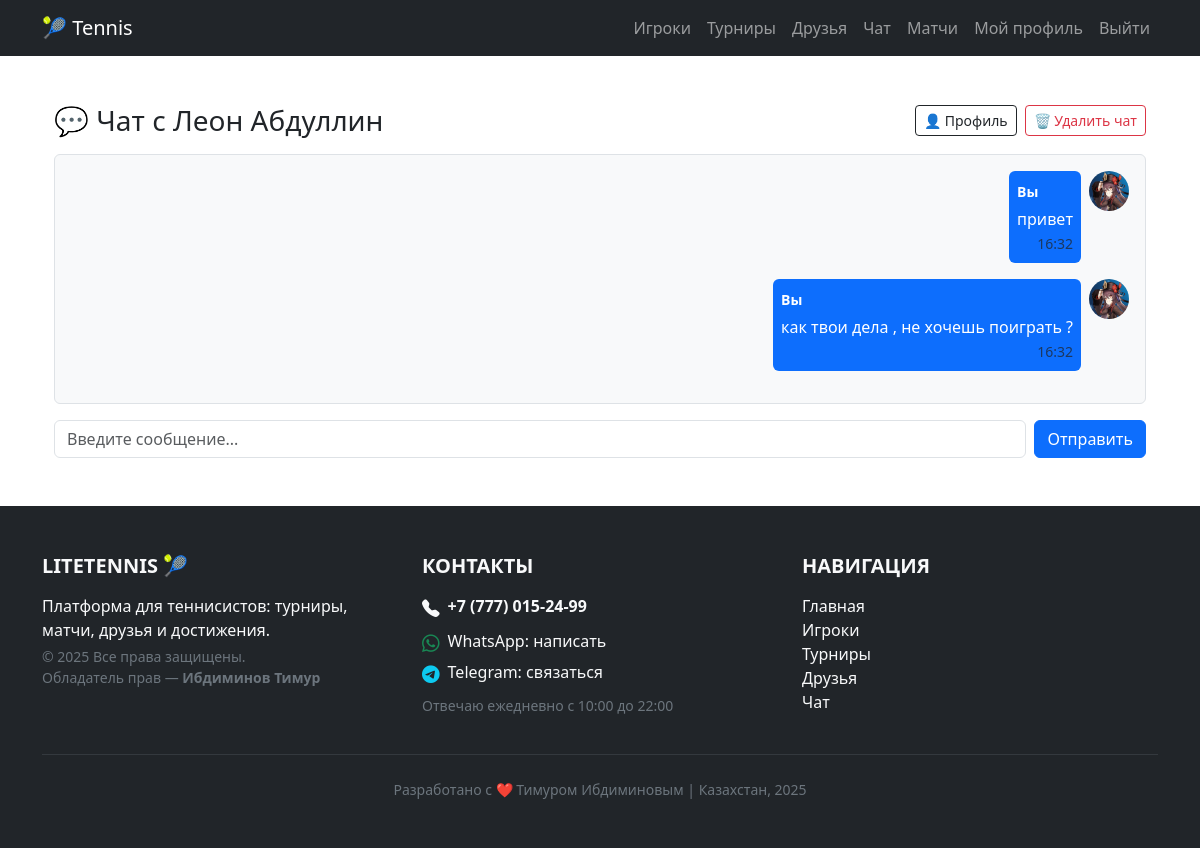
The app's page /chat/3/ (signed in) with its own data.
### players/models.py (models this page shows, shortened)
class Player(models.Model):
    user = models.OneToOneField(
        User,
        on_delete=models.CASCADE,
        related_name="player_profile",
        blank=True,
        null=True,
    )
    first_name = models.CharField("Имя", max_length=50)
    last_name = models.CharField("Фамилия", max_length=50)
    age = models.PositiveIntegerField("Возраст")
    level = models.CharField("Уровень NTRP", max_length=50, choices=LEVEL_CHOICES)
    photo = models.ImageField(
        "Фото игрока",
        upload_to=player_photo_upload,
        blank=True,
        null=True,
    )
    phone_number = models.CharField("Телефон", max_length=20, blank=True, null=True)
    address = models.CharField("Адрес проживания", max_length=255, blank=True, null=True)
    class Meta:
        verbose_name = "Игрок"
        verbose_name_plural = "Игроки"
        ordering = ["last_name", "first_name"]

### chat/models.py (models this page shows, shortened)
class Message(models.Model):
    chat = models.ForeignKey(Chat, related_name="messages", on_delete=models.CASCADE)
    sender = models.ForeignKey(Player, on_delete=models.CASCADE)
    text = models.TextField()
    created_at = models.DateTimeField(default=timezone.now)
    is_read = models.BooleanField(default=False)
    class Meta:
        ordering = ["created_at"]
        indexes = [
            models.Index(fields=["chat", "created_at"]),
            models.Index(fields=["is_read"]),
        ]

### chat/views.py (the view)
# urls.py: path("<int:player_id>/", views.chat_with, name="chat_with"),
@login_required
def chat_with(request, player_id):
    me = request.user.player_profile
    other = get_object_or_404(Player, pk=player_id)
    chat = (
        Chat.objects.filter(participants=me)
        .filter(participants=other)
        .first()
    )
    if not chat:
        chat = Chat.objects.create()
        chat.participants.add(me, other)
    chat_messages = chat.messages.select_related("sender").order_by("created_at")
    chat.messages.filter(is_read=False).exclude(sender=me).update(is_read=True)
    return render(
        request,
        "chat/chat_detail.html",
        {
            "chat": chat,
            "chat_messages": chat_messages,
            "other": other,
            "other_photo": _abs_photo_url(request, other),
        },
    )

### chat/views.py (called while the page is built)
def _abs_photo_url(request, player: Player):
    if getattr(player, "photo", None) and player.photo:
        try:
            return request.build_absolute_uri(player.photo.url)
        except Exception:
            return None
    return None

### chat/templates/chat/chat_detail.html (shortened to what this page needs)
{% extends "base.html" %}
{% block content %}
<div class="container">
  <div class="d-flex justify-content-between align-items-center mb-3">
    <h3 class="mb-0">💬 Чат с {{ other.first_name }} {{ other.last_name }}</h3>
    <div class="d-flex gap-2">
      <a href="{% url 'player_detail' other.pk %}" class="btn btn-outline-dark btn-sm">👤 Профиль</a>
      <form method="post" action="{% url 'chat:delete_chat' chat.id %}" class="d-inline">
        <button class="btn btn-outline-danger btn-sm">🗑 Удалить чат</button>
      </form>
    </div>
  </div>
  <div id="chat-box" class="border rounded p-3 mb-3 bg-light"
       style="max-height: 500px; overflow-y: auto;">
    {% for msg in chat_messages %}
      <div class="d-flex mb-3 {% if msg.sender == request.user.player_profile %}justify-content-end{% else %}justify-content-start{% endif %}"
           data-msg-id="{{ msg.id }}">
        <div class="p-2 rounded {% if msg.sender == request.user.player_profile %}bg-primary text-white{% else %}bg-white border{% endif %}"
             style="max-width: 70%;">
          <div class="mb-1"><small class="fw-bold">
            {% if msg.sender == request.user.player_profile %}Вы{% else %}{{ msg.sender.first_name }}{% endif %}
          </small></div>
          <div>{{ msg.text|linebreaksbr }}</div>
          <div class="text-end"><small class="text-muted">{{ msg.created_at|date:"H:i" }}</small></div>
        </div>
        {% if msg.sender == request.user.player_profile %}
          <img src="{{ msg.sender.photo.url|default:'https://via.placeholder.com/40' }}"
               class="rounded-circle ms-2" width="40" height="40" alt="Вы">
        {% endif %}
      </div>
    {% empty %}
      <p class="text-muted">Сообщений пока нет.</p>
    {% endfor %}
  </div>
  <form id="chat-form" class="d-flex" autocomplete="off">
    <input id="msg-input" type="text" class="form-control me-2" placeholder="Введите сообщение...">
    <button class="btn btn-primary" type="submit">Отправить</button>
  </form>
</div>
{% endblock %}

### static/styles.css (style rules this page uses)
body { background-color: #ffffff; }

### players/templates/base.html (style rules this page uses)
html, body { height: 100%; margin: 0; }
body { display: flex; flex-direction: column; min-height: 100vh; }

### records on screen
Player: first_name "Леон", last_name "Абдуллин"
Message: shows "Вы", text "привет", created_at "16:32", sender.photo (picture)
Message: shows "Вы", text "как твои дела , не хочешь поиграть ?", created_at "16:32", sender.photo (picture)
